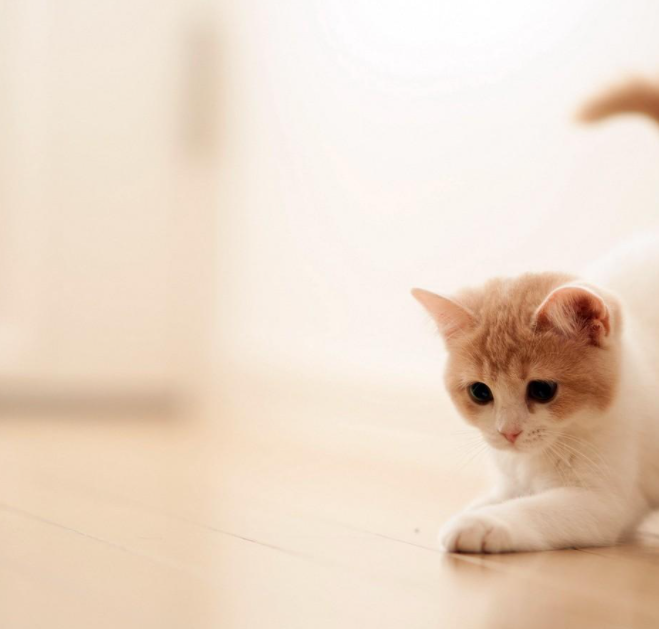
#> input picture 1.png, 659 x 629 px
$ python ss2.py   (older library calls are emulated)
#> lines starting #> are read from the running program, lines starting #| are printed output that depends on the picture
#> in main, img is the input picture: shape (629, 659, 3); mean R, G, B 235, 216.3, 199.2
# -*- coding: utf-8 -*-
import skimage.io
import skimage.transform
import skimage.util
from skimage import segmentation, util, color, feature, io
from matplotlib import patches
import matplotlib.pyplot as plt
import numpy as np
import numpy


def _generate_segments(im_orig, scale, sigma, min_size):
    """
        合并Felzenswalb掩码作为图像的第四通道
    """
#> called with scale = 500, sigma = 0.9, min_size = 10

    im_mask = segmentation.felzenszwalb(
        util.img_as_float(im_orig), scale=scale, sigma=sigma, min_size=min_size)
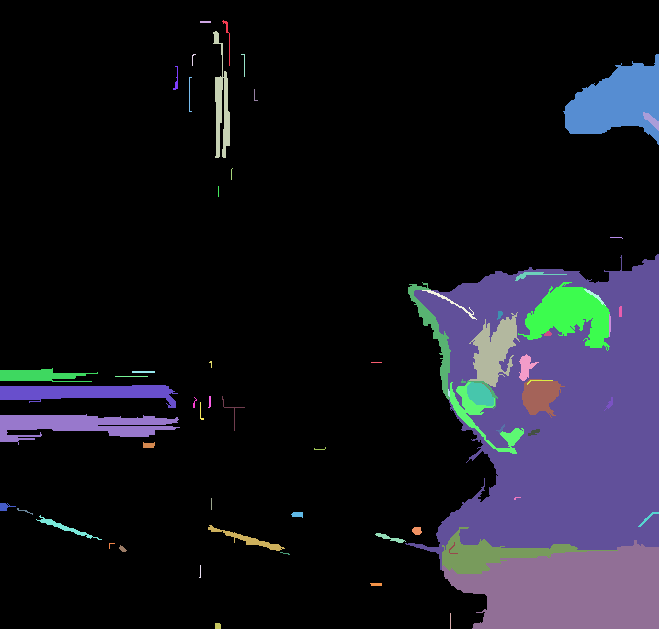
#> im_mask: shape (629, 659) int64; 69 distinct labels, from 0 to 68; one colour per label, 0 black
    # merge mask channel to the image as a 4th channel
    im_mask_ = np.zeros(im_orig.shape[:2])[:, :, np.newaxis]  # (424, 640, 1)
    im_orig = np.append(im_orig, im_mask_, axis=2)  # shape(424, 640, 4)
    #plt.imshow(im_orig[:, :, :3].astype(np.int))
    #plt.show()
    im_orig[:, :, 3] = im_mask
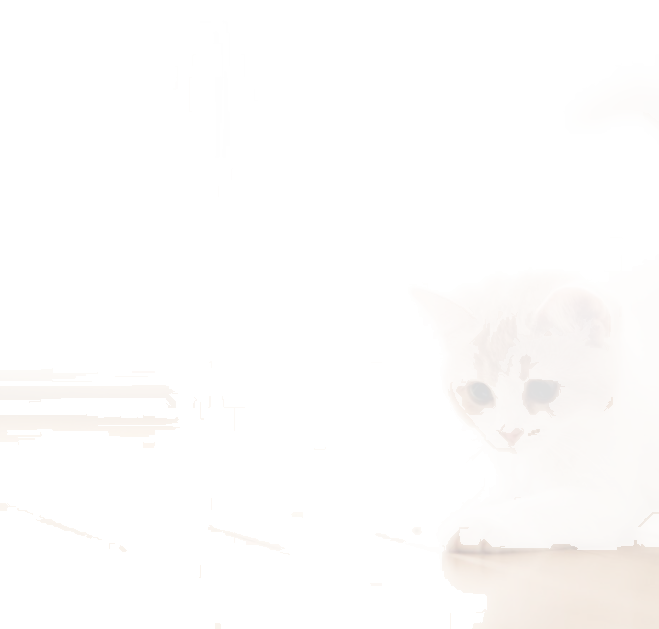
#> im_orig: shape (629, 659, 4) float64; mean R, G, B, A 235, 216.3, 199.2, 5.3; transparent parts drawn white

    plt.imshow(im_orig[:, :, 3].astype(np.int))
    plt.show()
    #plt.imshow(im_orig.astype(np.int)) 输入四通道的图像
    #plt.show()
    return im_orig


# [39 lines left out: functions _sim_colour, _sim_texture, _sim_size, _sim_fill, _calc_sim, not called in this run]


def _calc_texture_gradient(img):
    """
        calculate texture gradient for entire image

        The original Selective Search algorithm proposed Gaussian derivative
        for 8 orientations, but we use LBP instead.
    """

    im_texture = np.zeros(img.shape[:3])  # (424, 640, 4)

    for colour_channel in (0, 1, 2):
        im_texture[:, :, colour_channel] = feature.local_binary_pattern(
            img[:, :, colour_channel], 8, 1.0)

    return im_texture


# [49 lines left out: functions _calc_colour_hist, _calc_texture_hist, not called in this run]


def _extract_regions(img):
    """
        利用Felzenswalb和Huttenlocher算法对最小区域进行分割
    """
    R = {}

    # 记录每一个由FFelzenswalb算法分割出来的区域
    # pass 1: count pixel positions accroding segmentation image
    for y, i in enumerate(img):  # iter rows
        for x, (r, g, b, l) in enumerate(i):  # iter cols
            # initialize a new region
            if l not in R:
                R[l] = {
                    "min_x": 0xffff, "min_y": 0xffff,
                    "max_x": 0, "max_y": 0, "labels": [l]}
            # bounding box
            if R[l]["min_x"] > x:
                R[l]["min_x"] = x
            if R[l]["min_y"] > y:
                R[l]["min_y"] = y
            if R[l]["max_x"] < x:
                R[l]["max_x"] = x
            if R[l]["max_y"] < y:
                R[l]["max_y"] = y
#> after the loop, R = 69 items

    # pass 2: calculate texture gradient and hsv
    tex_grad = _calc_texture_gradient(img)
    hsv = color.rgb2hsv(img[:, :, :3])
#> hsv: shape (629, 659, 3) float64; mean of channels 0, 1, 2 0.1, 0.2, 235

    # pass 3: calculate colour histogram of each region
    for k, v in list(R.items()):
        masked = [img[:, :, 3] == k]  # true / false

        # colour histogram
        # mask the pixels in color
        masked_pixels = hsv[:, :, :][masked]   # shape( color_size, 3)
        R[k]["size"] = len(masked_pixels / 4)
        R[k]["hist_c"] = _calc_colour_hist(masked_pixels)

        # texture histogram
        # mask the pixels in texture
        masked_texture = tex_grad[:, :][masked]  # shape( color_size, 3)
        R[k]["hist_t"] = _calc_texture_hist(masked_texture)
#> this loop made 1 pass

    return R


# [43 lines left out: functions _extract_neighbours, _merge_regions, not called in this run]


def selective_search(im_orig, scale=1.0, sigma=0.8, min_size=50):
    '''
    核心代码
    :param im_orig:
    :param scale:
    :param sigma:
    :param min_size:
    :return:
    '''
    assert im_orig.shape[2] == 3, "输入应该是彩色图片" #彩色图像第三个通道为3

    # load image and get smallest regions 加载图像并获得最小的候选框
    # region label is stored in the 4th value of each pixel [r,g,b,(region)] 区域标签存储在每个区域的第四个通道里面，每个像素点对应一个region
    img = _generate_segments(im_orig, scale, sigma, min_size)
    if img is None:
        print("ERROR in felzenszwalb")
        return None, {}
    #img: (640, 424, 4)
    R = _extract_regions(img)

    imsize = img.shape[0] * img.shape[1]

    # extract neighbouring information
    neighbours = _extract_neighbours(R)

    # calculate initial similarities
    S = {}
    for (ai, ar), (bi, br) in neighbours:
        S[(ai, bi)] = _calc_sim(ar, br, imsize)

    #print(list(S.items()))
    # exit()
    # hierarchal search
    while S != {}:

        # get highest similarity
        # i, j = sorted(list(S.items()), cmp=lambda a, b: cmp(a[1], b[1]))[-1][0]
        highest = sorted(list(S.items()), key=lambda a: a[1])[-1]
        i, j = highest[0]

        # merge corresponding regions
        t = max(R.keys()) + 1.0
        R[t] = _merge_regions(R[i], R[j])

        # mark similarities for regions to be removed
        key_to_delete = []
        for k, v in S.items():
            if (i in k) or (j in k):
                key_to_delete.append(k)

        # remove old similarities of related regions
        for k in key_to_delete:
            del S[k]

        # calculate similarity set with the new region
        for k in filter(lambda a: a != (i, j), key_to_delete):
            n = k[1] if k[0] in (i, j) else k[0]
            S[(t, n)] = _calc_sim(R[t], R[n], imsize)

    regions = []
    for k, r in list(R.items()):
        regions.append({
            'rect': (
                r['min_x'], r['min_y'],
                r['max_x'] - r['min_x'], r['max_y'] - r['min_y']),
            'size': r['size'],
            'labels': r['labels']
        })

    return regions
def main():
    img = io.imread('../1.png') #skimage.io 读入图片
    regions = selective_search(img, scale=500, sigma=0.9, min_size=10)

    candidates = set() #过滤找到的区域
    for r in regions:
        if r['rect'] in candidates: continue
        if r['size'] < 100: continue
        candidates.add(r['rect'])

    fig= plt.figure()
    ax1 = fig.add_subplot(1, 2, 1)
    ax1.imshow(img)
    ax2 = fig.add_subplot(1, 2, 2)
    ax2.imshow(img)
    for x, y, w, h in candidates:
        rect = patches.Rectangle((x, y), w, h, fill=False, edgecolor='red', linewidth=1)

        ax2.add_patch(rect)

    plt.show()
#> (the run stopped early here; a loop or call above may not have finished)

$ run again, with 2.png copied over 1.png
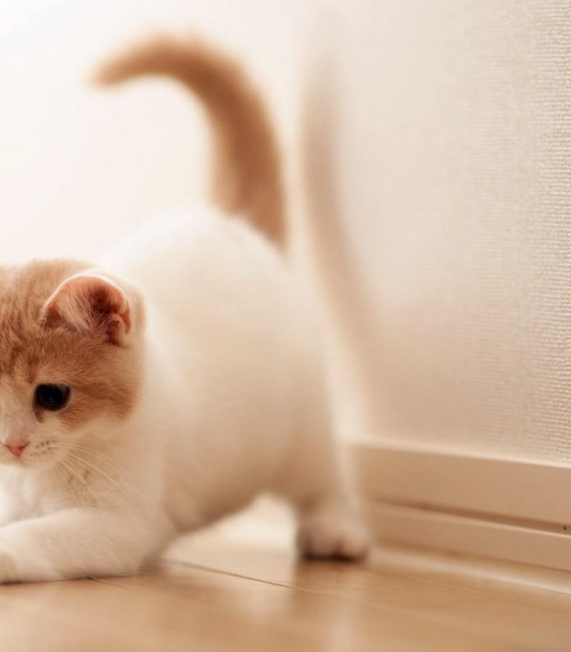
#> input picture 2.png, 571 x 652 px
#> in main, img is the input picture: shape (652, 571, 3); mean R, G, B 212.4, 184.3, 161.5
#> in _generate_segments, `im_mask = segmentation.felzenszwalb( util.img_as_float(im_orig), scale..`:
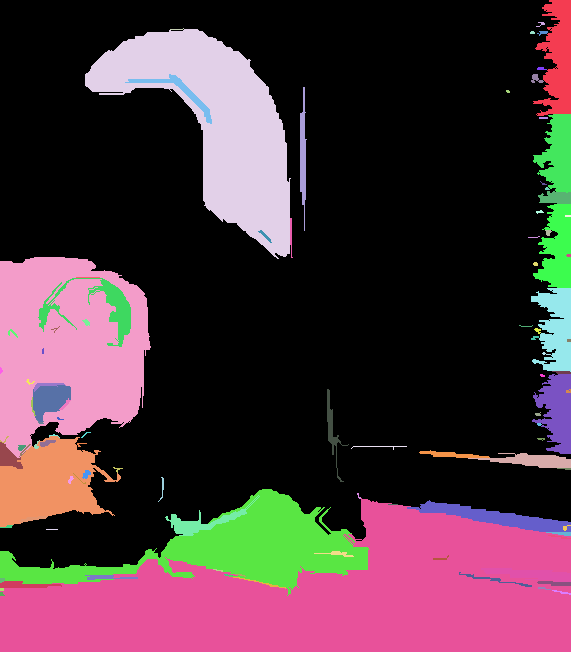
#> im_mask: shape (652, 571) int64; 102 distinct labels, from 0 to 101; one colour per label, 0 black
#> in _generate_segments, `im_orig[:, :, 3] = im_mask`:
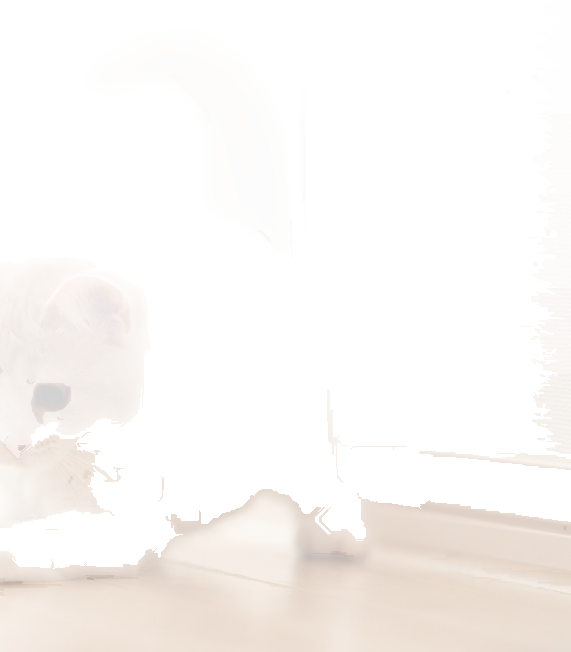
#> im_orig: shape (652, 571, 4) float64; mean R, G, B, A 212.4, 184.3, 161.5, 18.7; transparent parts drawn white
#> after the loop in _extract_regions, `for y, i in enumerate(img):`: R = 102 items
#> hsv: shape (652, 571, 3) float64; mean of channels 0, 1, 2 0.1, 0.3, 212.4
#> the loop in _extract_regions, `for k, v in list(R.items()):` made 1 pass

$ run again, with 2.jpg saved as 1.png
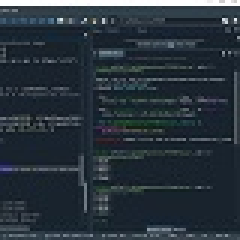
#> input picture 2.jpg, 80 x 80 px (shown 3 times larger)
#> in main, img is the input picture: shape (80, 80, 3); mean R, G, B 40.7, 51.3, 60.3
#> in _generate_segments, `im_mask = segmentation.felzenszwalb( util.img_as_float(im_orig), scale..`:
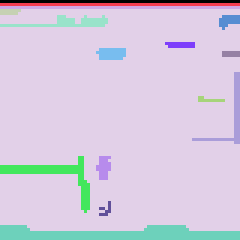
#> im_mask: shape (80, 80) int64 (shown 3 times larger); 16 distinct labels, from 0 to 15; one colour per label, 0 black
#> the loop in _extract_regions, `for y, i in enumerate(img):` made 80 passes
#> after the loop in _extract_regions, `for y, i in enumerate(img):`: R = 16 items
#> hsv: shape (80, 80, 3) float64; mean of channels 0, 1, 2 0.6, 0.4, 60.5
#> the loop in _extract_regions, `for k, v in list(R.items()):` made 1 pass
